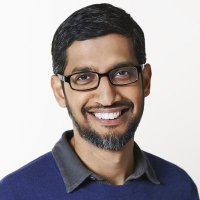
#> input picture assets/05/sundarpichai.jpg, 200 x 200 px
$ jupyter execute convolution.ipynb
#> lines starting #> are read from the running program, lines starting #| are printed output that depends on the picture
[cell 1]
import numpy as np
import matplotlib.pyplot as plt
from PIL import Image, ImageFilter
# For running interactive view cells ipywidgets is needed
# Please Install it with `pip install ipywidgets`
from ipywidgets import interact, fixed, widgets, interact_manual

## Utilities

> For showing matrix of number as an image

$\text{show} :=  (\text{matrix} \in ndarray) \implies \text{filter} \in PIL.Image.Image$
```python
# Interactive view in jupyter
show(imn)
# Explicit view open in new temporary window
show(imn).show()
# Save to new file
show(imn).save(file_name, quality=95)
```
----------------------------
> For generating `Difference of Gaussian` filter with shape of expected

$\text{DoG} := (\sigma_1 \in {\Bbb R}, \sigma_2 \in {\Bbb R}, \text{shape} \in tuple) \implies \text{filter} \in ndarray$
```python
filter = DoG(1,2,(3,3))
```
----------------------------
> For generatign `Difference of Gaussian` based on v1 criteria mecanism (mechanistic_v1_model).

> $\lambda$ := wavelength

> $\theta$ := orientation

> $\sigma$ := standard deviation

> $\gamma$ := aspect ratio

$\text{Gabor} = (\lambda \in {\Bbb R}, \theta \in {\Bbb R}, \sigma \in {\Bbb R}, \gamma \in {\Bbb R}) \implies \text{filter} \in ndarray$
```python
filter = Gabor(1, 3.5, 5, 3, (5,5))
```
----------------------------
> For generatign `Difference of Gaussian` based on v1 criteria mecanism

$\text{covolution_pass} = (\text{img} \in ndarray, \text{filter} \in ndarray) \implies \text{result} \in ndarray$
-----------------------------
> Zero padding and expand a filter to a bigger one
$\text{padding} = (\text{filter} \in ndarray, shape \in tuple) \implies \text{filter} \in ndarray$
```python
filter_9x9 = padding(filter_3x3, (9,9))
```
-----------------------------
> Get feature map for multiple images
$\text{convolution} = (\text{images} \in tuple_{ndarray}, \text{filters} \in tuple_{ndarray}, check \in Boolean) \implies feature_map \in array_{ndarray}$

```python
imgs = (img1, img2, img3, ...img_c)
# img1.shape = (wi, hi)

filters = (filter1, filter2, filter3 ... filter_n)
# filter1.shape = (wf, hf)

feature_map = convolution(imgs, filters)
# feature_map = [ndarray1(wi-wf+1, hi-hf+1, n)), ... ndarray_m(wi-wf+1, hi-hf+1, n)),]
```

[cell 2]
def show(ndarray_mat, mode=None):
    return Image.fromarray(ndarray_mat.astype(np.uint8))

[cell 3]
# https://gist.github.com/amirHossein-Ebrahimi/6614d7a532d6fc65afd8dcd6056d58ea
def DoG(σ1, σ2, shape):
    if (σ1 == 0 or σ2 == 0):
        print("WARNING: Result Filter gonna be all zero. σ1 and σ2 must be non zero")
        return np.zeros(shape)
    def _(x, y):
        xy_exp = -0.5 * ((x-(shape[0]//2))**2 + (y-(shape[1]//2))**2)
        return (np.exp(xy_exp/σ1**2)/σ1 - np.exp(xy_exp/σ2**2)/σ2) / np.sqrt(2 * np.pi)
    return np.fromfunction(_, shape)

[cell 4]
def Gabor(λ, θ, σ, γ, shape):
    if (λ == 0 or σ == 0):
        print("WARNING: Result Filter gonna be all zero. λ and σ must be non zero")
        return np.zeros(shape)
    y, x = np.meshgrid(np.arange(-shape[0]//2+1, shape[0]//2+1),
                       np.arange(-shape[1]//2+1, shape[1]//2+1))

    X = x*np.cos(θ) + y*np.sin(θ)
    γ2Y2 = γ**2 * (-x*np.sin(θ) + y*np.cos(θ))**2

    return np.exp(-0.5 * (X**2 + γ2Y2)/σ**2)* np.cos(2*np.pi/λ * X)

[cell 5]
def padding(filter_mat, shape):
    assert len(shape) == 2, 'Only 2D Filter are supportted'
    assert shape[0] == shape[1], 'Only Square Filter are supportted'
    assert shape[0] % 2 == 1, 'Only Even filter are accepted'
    assert filter_mat.shape[0] < shape[0], 'Only Exapnssions are supported'
    res = np.zeros(shape)
    res[(shape[0]-filter_mat.shape[0]) // 2:(shape[0]+filter_mat.shape[0]) // 2,
        (shape[1]-filter_mat.shape[1]) // 2:(shape[1]+filter_mat.shape[1]) // 2] = filter_mat
    return res

[cell 6]
def covolution_pass(img, filter_mat):
    filter_size =  filter_mat.shape[0]
    res = np.zeros((img.shape[0]-filter_size+1, img.shape[1]-filter_size+1))

    for y in range(img.shape[0]-filter_size+1):
        for x in range( img.shape[1]-filter_size+1):
            img_view = img[y:y+filter_size, x:x+filter_size, ...]
            res[y,x] = np.sum(img_view * filter_mat)
    return res

[cell 7]
def convolution(imgs, filters, check=True):
    if check:
        check_convolution([img.shape for img in imgs],
                          [kerner.shape for kerner in filters])

    (wi, hi, *shape) = imgs[0].shape
    (wf, hf, *shape) = filters[0].shape
    shape = (wi-wf+1,hi-hf+1, len(filters))

    feature_maps = [np.empty(shape) for i in range(len(imgs))]
    for img_index, img in enumerate(imgs):
        for kernel_index, kernel in enumerate(filters):
            feature_maps[img_index][...,kernel_index] = covolution_pass(img, kernel)
    return feature_maps

# TODO: Implement with check depth can return in sonner version
def check_convolution(imgs, filters):
    assert len(set(imgs)) == 1, 'All of images must have same shape, make sure thry are same image or feature_map'

    assert len(set(filters)) == 1, 'All of filers must have same shape'

    img, kernel = imgs[0], filters[0]

    assert len(img) > 1 and len(kernel) > 1, 'No 1D array or less are expected as filter or image'
    assert len(img) < 4 and len(kernel) < 4, 'No 4D array or more are expected as filter or image'

    assert kernel[0] == kernel[1], 'Kernel must be in square shape for axis=[0,1] (2k+1, 2k+1, d)'

    assert kernel[0] % 2 == 1, 'Kernel must be in odd shape for axis=[0,1] (2k+1, 2k+1, d)'

    assert len(img) == 2 == len(kernel) or img[-1] == kernel[-1], "filter kernel don't match with images"

[cell 8]
sundar_pichai = Image.open('../../assets/05/sundarpichai.jpg').convert('L')
imn = np.array(sundar_pichai, 'f')
filter_shape = (11,11)

# DoG
DoG_filter = DoG(8,3.5,filter_shape)
imn_with_DoG = covolution_pass(imn, DoG_filter).astype(np.uint8)
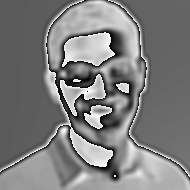
#> imn_with_DoG: shape (190, 190); min 0, max 255, mean 125.9
# Gabor
MV1M_filter = Gabor(4, 5,6, 1, filter_shape)
imn_with_MV1M = covolution_pass(imn, MV1M_filter).astype(np.uint8)
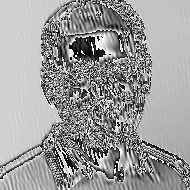
#> imn_with_MV1M: shape (190, 190); min 0, max 255, mean 155.9
# Identity
identity_filter = padding(np.ones((1,1)), filter_shape)
imn_identity = covolution_pass(imn, identity_filter).astype(np.uint8)

show(np.concatenate((imn_identity, imn_with_DoG, imn_with_MV1M), axis=1))

[cell 9]
# nzp = negative zero positive
nzp_v, nzp_h = np.meshgrid(np.array([0,-1,1]), np.array([0,-1,1]))
plt.figure(1)
plt.title('Convolutional filters (grayscale)')
plt.imshow(
    np.concatenate((nzp_v, nzp_h), axis=1),
    cmap='binary_r',
    interpolation='nearest'
)

plt.figure(2)
plt.title('Convolved Images (grayscale)')
plt.imshow(
        np.concatenate((
            covolution_pass(imn, nzp_v),
            covolution_pass(imn, nzp_h)
        ), axis=1),
        cmap='binary_r',
        interpolation='nearest'
    )
#> after the loop in covolution_pass (call 4), `for y in range(img.shape[0]-filter_size+1):`:
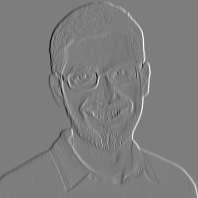
#> res: shape (198, 198) float64; min -503, max 517, mean 0.1; drawn with min black and max white
#> in covolution_pass (call 5), `filter_size =  filter_mat.shape[0]`: filter_size = 3
#> after the loop in covolution_pass (call 5), `for y in range(img.shape[0]-filter_size+1):`:
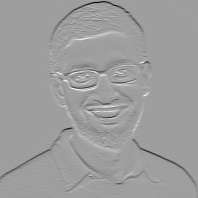
#> res: shape (198, 198) float64; min -567, max 344, mean -2.9; drawn with min black and max white
plt.axis('off')
#> the sliders are set to σ1 = 1, σ2 = 1.8, size = 3, padd = 0

## Interactive View Cells

[cell 10]
@interact(
    σ1=widgets.FloatSlider(min=-10, max=10, step=0.5, value=1),
    σ2=widgets.FloatSlider(min=-10, max=10, step=0.5, value=1.8),
    size=[3,5,7,9,11],
    padd=[0,2,4]
)
def plotter(σ1, σ2, size, padd):
    DoG_filter = DoG(σ1=σ1,σ2=σ2, shape=(size,size))
    if (padd != 0):
        DoG_filter = padding(DoG_filter, shape=(size+padd, size+padd))
    plt.imshow(
        DoG_filter,
        cmap='binary_r',
        interpolation='nearest'
    )
#> the sliders are set to wave_length = 3.1, orientation = 0, standard_deviation = 6.5, aspect_ratio = 1, size = 3, padd = 0

[cell 11]
@interact(
    wave_length=widgets.FloatSlider(min=-4, max=4, step=0.1, value=3.1),
    orientation=widgets.FloatSlider(min=-180, max=180, step=1, value=0),
    standard_deviation=widgets.FloatSlider(min=-10, max=10, step=0.5, value=6.5),
    aspect_ratio=widgets.FloatSlider(min=0, max=10, step=0.5, value=1),
    size=[3,5,7,9,11],
    padd=[0,2,4]
)
def plotter(wave_length, orientation, standard_deviation, aspect_ratio, size, padd):
    mv1_filter = Gabor(λ=wave_length,
                        θ=orientation * np.pi / 180,
                        σ=standard_deviation,
                        γ=aspect_ratio,
                        shape=(size, size))
    if (padd != 0):
        mv1_filter = padding(mv1_filter, shape=(size+padd, size+padd))
    plt.imshow(
        mv1_filter,
        cmap='binary_r',
        interpolation='nearest'
    )
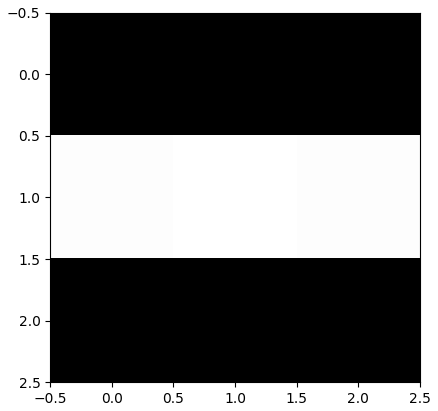
#> figure drawn by matplotlib, 1 panel
#> the sliders are set to sigma1 = 15.5, sigma2 = 15, wave_length = 3.1, orientation = 45, standard_deviation = 6, aspect_ratio = 1, size = 3, padd = 0

[cell 12]
@interact_manual(
    sigma1=widgets.FloatSlider(min=0, max=100, step=0.5, value=15.5),
    sigma2=widgets.FloatSlider(min=0, max=100, step=0.5, value=15),
    wave_length=widgets.FloatSlider(min=-4, max=4, step=0.1, value=3.1),
    orientation=widgets.FloatSlider(min=-180, max=180, step=1, value=45),
    standard_deviation=widgets.FloatSlider(min=-10, max=10, step=0.5, value=6),
    aspect_ratio=widgets.FloatSlider(min=0, max=10, step=0.5, value=1),
    size=[3,5,7,9,11, 33],
    padd=[0,2,4]
)
def mv1_plotter(wave_length, orientation, standard_deviation, aspect_ratio, size, padd, sigma1, sigma2):
    gabor_filter = Gabor(λ=wave_length,
                        θ=orientation * np.pi / 180,
                        σ=standard_deviation,
                        γ=aspect_ratio,
                        shape=(size, size))


    dog_filter = DoG(σ1=sigma1, σ2=sigma2, shape=(size, size))
    if (padd != 0):
        gabor_filter = padding(gabor_filter, shape=(size+padd, size+padd))
        dog_filter = padding(dog_filter, shape=(size+padd, size+padd))

    display(show(np.concatenate((covolution_pass(imn,gabor_filter),
                                 covolution_pass(imn,dog_filter)),
                                 axis=1)))
#> after the loop in covolution_pass (call 6), `for y in range(img.shape[0]-filter_size+1):`:
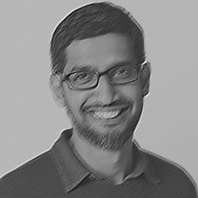
#> res: shape (198, 198) float64; min -121.2, max 607, mean 266.7; drawn with min black and max white
#> after the loop in covolution_pass (call 7), `for y in range(img.shape[0]-filter_size+1):`:
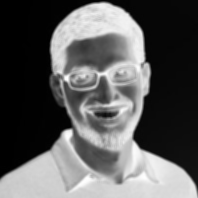
#> res: shape (198, 198) float64; min -1.92, max -0.108, mean -1.26; drawn with min black and max white
#> in show (call 2), `return Image.fromarray(ndarray_mat.astype(np.uint8))`:
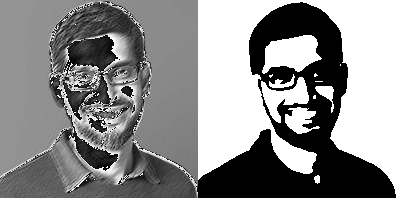
#> returned value: PIL image 396x198 L; min 0, max 255, mean 138

## Feature maps

[cell 13]
# DoG filters
filters = (
    padding(DoG(9,7.5,  (3,3)), (79,79)),
    padding(DoG(9,7.5,  (9,9)), (79,79)),
    padding(DoG(9,7.5,(27,27)), (79,79)),
    padding(DoG(9,7.5,(30,30)), (79,79)),
    DoG(9,7.5,                  (79,79)),
)
x = convolution((imn,), filters, False)
#> in convolution, `feature_maps = [np.empty(shape) for i in range(len(imgs))]`: feature_maps = 1 item
#> the loop in convolution, `for img_index, img in enumerate(imgs):` made 1 pass
#> img_index on pass 1: 0
#> x = 1 item
show(np.concatenate((x[0].transpose(2,0,1)), axis=1))
#> in show (call 3), `return Image.fromarray(ndarray_mat.astype(np.uint8))`:
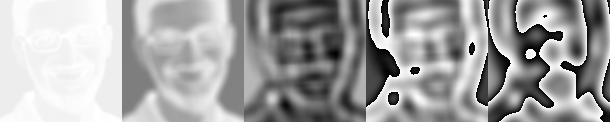
#> returned value: PIL image 610x122 L; min 0, max 255, mean 163

[cell 14]
# Gabor filters
filters = (
    padding(Gabor(2.8,45*np.pi/180,-6.5,8,  (3,3)), (79,79)),
    padding(Gabor(2.8,45*np.pi/180,-6.5,8,  (9,9)), (79,79)),
    padding(Gabor(2.8,45*np.pi/180,-6.5,8,(15,15)), (79,79)),
    padding(Gabor(2.8,45*np.pi/180,-6.5,8,(20,20)), (79,79)),
    Gabor(2.8,45*np.pi/180,-6.5,8,                  (79,79)),
)
x = convolution((imn,), filters, False)
#> the loop in convolution (call 2), `for img_index, img in enumerate(imgs):` made 1 pass
show(np.concatenate((x[0].transpose(2,0,1)), axis=1))
#> in show (call 4), `return Image.fromarray(ndarray_mat.astype(np.uint8))`:
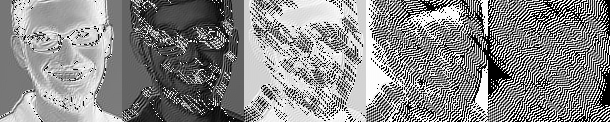
#> returned value: PIL image 610x122 L; min 0, max 255, mean 137.5
